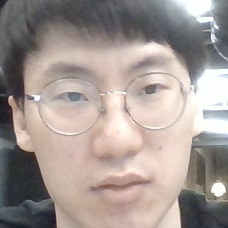
#> input picture OpenCV/my-image.png, 228 x 228 px, given in place of the camera
$ python cv1.py
#> lines starting #> are read from the running program, lines starting #| are printed output that depends on the picture
import cv2


face_cascade = cv2.CascadeClassifier('../data/haarcascade_frontalface_alt2.xml')

cap = cv2.VideoCapture(0)

mosaic_rate = 30

while True:
    ret, frame = cap.read()
#> frame is the input picture: shape (228, 228, 3); mean B, G, R 147.3, 152.2, 163.4

    if not ret: break

    gray = cv2.cvtColor(frame,cv2.COLOR_BGR2GRAY)
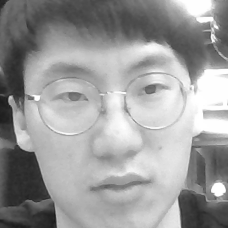
#> gray: shape (228, 228); min 26, max 255, mean 155
    gray = cv2.equalizeHist(gray)
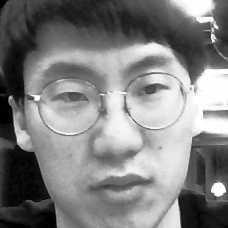
#> gray: shape (228, 228); min 0, max 255, mean 128.2

    faces = face_cascade.detectMultiScale(gray,scaleFactor=1.5, minNeighbors=5)
#> faces = ()

    vis = frame.copy()

    for (x,y,w,h) in faces:
        print(x,y,w,h)


        roi_gray = frame[y:y+h, x:x+w]

        face_img = roi_gray
        face_img = cv2.resize(face_img, (w//mosaic_rate,h//mosaic_rate))
        face_img = cv2.resize(face_img, (w,h), interpolation=cv2.INTER_AREA)

        vis[y:y+h,x:x+w] = face_img
#> this loop made 0 passes


    cv2.imshow('frame', vis)

    if cv2.waitKey(20) >= 0: break
#> (key Esc is pressed here)

cap.release()
cv2.destroyAllWindows()
